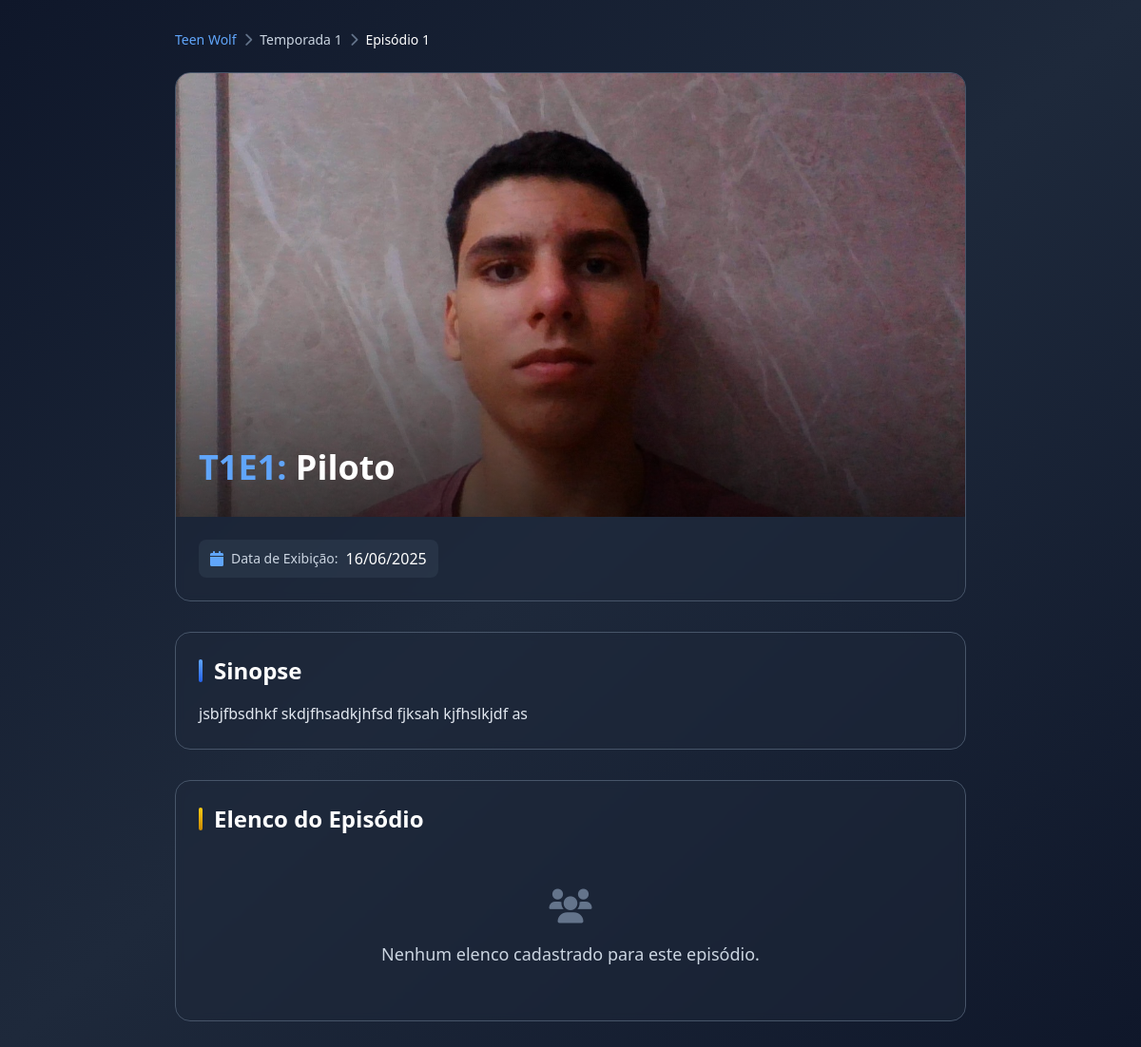
The page /episodio/2/ on the database its author committed.
### core/models.py (models this page shows, shortened)
class Serie(models.Model):
    STATUS_CHOICES = [
        ('em_exibicao', 'Em Exibição'),
        ('finalizada', 'Finalizada'),
        ('cancelada', 'Cancelada'),
        ('piloto', 'Piloto'),
    ]
    titulo_original = models.CharField(max_length=255, verbose_name="Título Original (Idioma)")
    outros_titulos = models.CharField(max_length=500, blank=True, null=True, verbose_name="Outros títulos (Idioma)")
    sinopse = models.TextField(blank=True, null=True)
    status = models.CharField(max_length=20, choices=STATUS_CHOICES, default='em_exibicao')
    classificacao_indicativa = models.CharField(max_length=50, blank=True, null=True, verbose_name="Classificação")
    paises_origem = models.CharField(max_length=255, blank=True, null=True, verbose_name="País de Origem")
    idioma_original = models.CharField(max_length=50, blank=True, null=True, verbose_name="Idioma de Origem")
    site_oficial = models.URLField(blank=True, null=True, verbose_name="Site oficial")
    link_trailer = models.URLField(blank=True, null=True, verbose_name="Trailer (Player de Vídeo)")
    poster = models.ImageField(upload_to='posters/series/', blank=True, null=True)
    visualizacoes = models.IntegerField(default=0, verbose_name="Visualizações")
    link_assistir = models.URLField(blank=True, null=True, verbose_name="Link para Assistir")
    generos = models.ManyToManyField(Genero, blank=True)
    producao = models.ManyToManyField(Empresa, related_name="series_produzidas", blank=True, verbose_name="Produção (Empresas)")
    emissora = models.ManyToManyField(Empresa, related_name="series_exibidas", blank=True)

class Episodio(models.Model):
    temporada = models.ForeignKey(Temporada, on_delete=models.CASCADE, related_name="episodios")
    numero = models.PositiveIntegerField(verbose_name="Número")
    titulo = models.CharField(max_length=255, verbose_name="Título (Idioma)")
    outros_titulos = models.CharField(max_length=500, blank=True, null=True, verbose_name="Outros títulos (Idioma)")
    sinopse = models.TextField(blank=True, null=True)
    imagem = models.ImageField(upload_to='imagens/episodios/', blank=True, null=True)
    data_exibicao = models.DateField(blank=True, null=True, verbose_name="Data de Exibição")
    duracao = models.PositiveIntegerField(blank=True, null=True, help_text="Duração em minutos", verbose_name="Duração (min)")
    elenco = models.ManyToManyField(Artista, through='ElencoEpisodio', blank=True)
    class Meta:
        unique_together = ('temporada', 'numero')
        ordering = ['temporada', 'numero']

class Temporada(models.Model):
    serie = models.ForeignKey(Serie, on_delete=models.CASCADE, related_name="temporadas")
    numero = models.PositiveIntegerField(verbose_name="Número")
    titulo = models.CharField(max_length=255, blank=True, null=True, verbose_name="Título (Idioma)")
    outros_titulos = models.CharField(max_length=500, blank=True, null=True, verbose_name="Outros títulos (Idioma)")
    poster = models.ImageField(upload_to='posters/temporadas/', blank=True, null=True, verbose_name="Imagem (Pôster)")
    class Meta:
        unique_together = ('serie', 'numero')
        ordering = ['serie', 'numero']

### core/views.py (the view)
# urls.py: path('episodio/<int:episodio_id>/', views.episodio_detalhe_view, name='episodio_detalhe'),
def episodio_detalhe_view(request, episodio_id):
    episodio = get_object_or_404(Episodio, pk=episodio_id)
    context = {
        'episodio': episodio
    }
    return render(request, 'core/episodio_detalhe.html', context)

### core/templates/core/episodio_detalhe.html (shortened to what this page needs)
<!DOCTYPE html>
<html lang="pt-br">
<head>
    <script src="https://cdn.tailwindcss.com"></script>
    <link href="https://cdnjs.cloudflare.com/ajax/libs/font-awesome/6.0.0/css/all.min.css" rel="stylesheet">
</head>
<body class="bg-gradient-to-br from-dark-900 via-dark-800 to-dark-900 text-white min-h-screen">
    <div class="max-w-4xl mx-auto px-4 sm:px-6 lg:px-8 py-8">
        {% with serie=episodio.temporada.serie %}
        <nav class="mb-6">
            <div class="flex items-center space-x-2 text-sm">
                <a href="{% url 'core:serie_detalhe' serie.id %}"
                   class="text-primary-400 hover:text-primary-300 transition-colors">
                    {{ serie.titulo_original }}
                </a>
                <i class="fas fa-chevron-right text-dark-500"></i>
                <span class="text-dark-300">Temporada {{ episodio.temporada.numero }}</span>
                <i class="fas fa-chevron-right text-dark-500"></i>
                <span class="text-white">Episódio {{ episodio.numero }}</span>
            </div>
        </nav>
        {% endwith %}
        <div class="bg-dark-800/50 backdrop-blur-sm rounded-2xl border border-dark-600 overflow-hidden mb-8">
            {% if episodio.imagem %}
            <div class="aspect-video relative overflow-hidden">
                <img src="{{ episodio.imagem.url }}"
                     alt="Imagem de {{ episodio.titulo }}"
                     class="w-full h-full object-cover">
                <div class="absolute inset-0 bg-gradient-to-t from-black/60 via-transparent to-transparent"></div>
                <div class="absolute bottom-6 left-6 right-6">
                    <h1 class="text-3xl md:text-4xl font-bold text-white mb-2">
                        <span class="text-primary-400">T{{ episodio.temporada.numero }}E{{ episodio.numero }}:</span>
                        {{ episodio.titulo }}
                    </h1>
                </div>
            </div>
            {% endif %}
            <div class="p-6">
                <div class="flex flex-wrap gap-4">
                    <div class="flex items-center space-x-2 bg-dark-700/50 rounded-lg px-3 py-2">
                        <i class="fas fa-calendar text-blue-400"></i>
                        <span class="text-dark-300 text-sm">Data de Exibição:</span>
                        <span class="text-white font-medium">
                            {{ episodio.data_exibicao|date:"d/m/Y"|default:"N/A" }}
                        </span>
                    </div>
                </div>
            </div>
        </div>
        {% if episodio.sinopse %}
        <div class="bg-dark-800/50 backdrop-blur-sm rounded-2xl border border-dark-600 p-6 mb-8">
            <div class="flex items-center space-x-3 mb-4">
                <div class="w-1 h-6 bg-gradient-to-b from-primary-400 to-primary-600 rounded-full"></div>
                <h2 class="text-2xl font-bold text-white">Sinopse</h2>
            </div>
            <p class="text-dark-200 leading-relaxed text-justify">{{ episodio.sinopse }}</p>
        </div>
        {% endif %}
        <div class="bg-dark-800/50 backdrop-blur-sm rounded-2xl border border-dark-600 p-6">
            <div class="flex items-center space-x-3 mb-6">
                <div class="w-1 h-6 bg-gradient-to-b from-yellow-400 to-yellow-600 rounded-full"></div>
                <h2 class="text-2xl font-bold text-white">Elenco do Episódio</h2>
            </div>
            {% if episodio.elencoepisodio_set.all %}
            <div class="grid grid-cols-1 md:grid-cols-2 gap-4">
                {% for membro in episodio.elencoepisodio_set.all %}
                <div class="bg-dark-700/30 rounded-lg p-4 border border-dark-600 hover:border-primary-500/50 transition-colors">
                    <div class="flex items-center space-x-3">
                        <div class="w-10 h-10 bg-gradient-to-r from-primary-500 to-primary-600 rounded-full flex items-center justify-center">
                            <i class="fas fa-user text-white text-sm"></i>
                        </div>
                        <div class="flex-1">
                            <a href="{% url 'core:artista_detalhe' membro.artista.id %}"
                               class="text-white font-semibold hover:text-primary-400 transition-colors">
                                {{ membro.artista.nome_principal }}
                            </a>
                            {% if membro.personagem %}
                            <p class="text-dark-300 text-sm">como {{ membro.personagem }}</p>
                            {% endif %}
                        </div>
                    </div>
                </div>
                {% endfor %}
            </div>
            {% else %}
            <div class="text-center py-8">
                <i class="fas fa-users text-4xl text-dark-500 mb-4"></i>
                <p class="text-dark-300 text-lg">Nenhum elenco cadastrado para este episódio.</p>
            </div>
            {% endif %}
        </div>
    </div>
</body>
</html>

### rows shown on the page
Serie: titulo_original "Teen Wolf"
Episodio: temporada.numero "1", numero "1", imagem (picture), titulo "Piloto", data_exibicao "16/06/2025", sinopse "jsbjfbsdhkf skdjfhsadkjhfsd fjksah kjfhslkjdf as"
